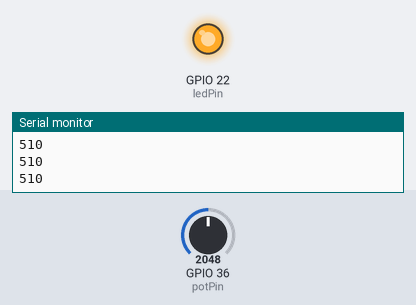
A sketch run on a simulated ESP32. On the bench: output pins drawn as LEDs (lit = HIGH), the last lines printed to the serial monitor. The test bench sets the inputs (shaded band); at power-on: GPIO 36 (potPin) = 2048.

Above: at 1.2 s.
1.3 s: GPIO 36 (potPin) set to 491
At 2.3 s:
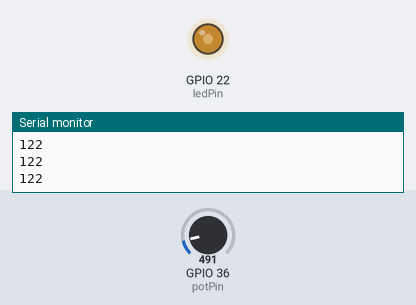
2.8 s: GPIO 36 (potPin) set to 0
At 3.4 s:
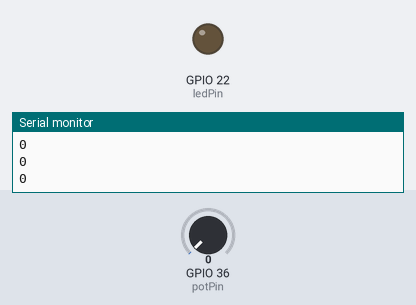
4.3 s: GPIO 36 (potPin) set to 1228
At 5.7 s:
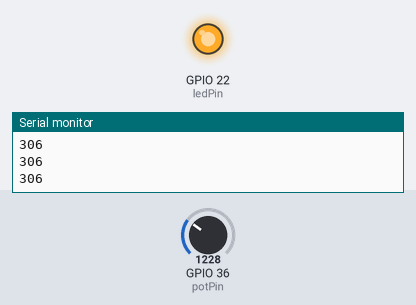
Timing chart, 0 to 7.3 s (numbered marks = the images above; inputs shaded):
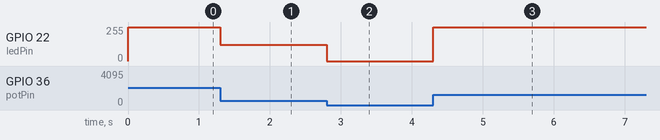

Measured:
- after the input at 1.3 s, GPIO 22 (ledPin): 255/255 → 122/255 at once
- after the input at 2.8 s, GPIO 22 (ledPin): 122/255 → 0/255 at once
- after the input at 4.3 s, GPIO 22 (ledPin): 0/255 → 255/255 at once

The sketch:

code-TP1-esp32.ino
```cpp
const int ledPin = 22;
const int potPin = 36;

void setup()
{
  ledcAttachPin(ledPin, 0);
  ledcSetup(0, 5000, 8);
  Serial.begin(9600);
}

void loop()
{
  int PWM = analogRead(potPin);
  PWM = map(PWM, 0, 1023, 0, 255); // Mapping reading to get values between 0 and 255
  ledcWrite(0, PWM);
  Serial.println(PWM);
}
```
